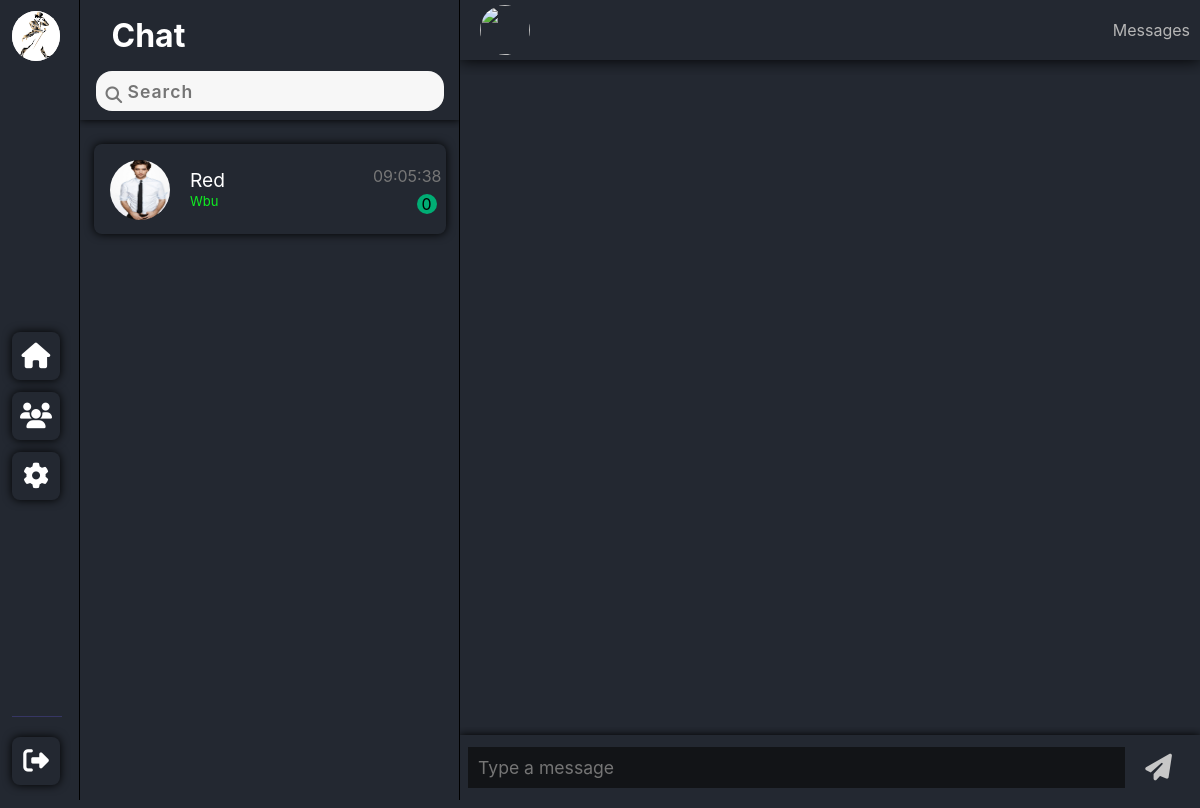
/php/chat.php (signed in), run on the app's committed database.
### tables this page shows
CREATE TABLE `users` (
  `user_id` int(7) NOT NULL,
  `name` varchar(255) NOT NULL,
  `email_id` varchar(255) NOT NULL,
  `password` varchar(255) NOT NULL,
  `login` int(1) DEFAULT NULL,
  `bio` varchar(1023) DEFAULT NULL,
  `dob` date DEFAULT NULL,
  `gender` varchar(10) DEFAULT NULL,
  `country` varchar(255) DEFAULT NULL,
  `user_profile` varchar(255) NOT NULL DEFAULT 'default_pic.svg'
);

CREATE TABLE `users_chat` (
  `msg_id` int(11) NOT NULL,
  `sender_id` int(10) NOT NULL,
  `receiver_id` int(10) NOT NULL,
  `msg_content` varchar(1023) NOT NULL,
  `msg_status` text NOT NULL,
  `msg_date` timestamp NOT NULL DEFAULT current_timestamp() ON UPDATE current_timestamp()
);

### php/userlist.php (the view, shortened to what this page needs)
<div class="chat-column">
    <div class="top">
        <div id="toprow">
            <h1 class="heading">Chat</h1>
        </div>
        <div class="search-bar">
            <input type="text" placeholder="Search" onkeyup="searchUser()" id="search-input"
                style=" margin: -1rem 0;" />
            <button type="submit" id="search-btn" style="top: 0px;">
            </button>
        </div>
    </div>
    <div class="chat-navbar-rows">
        <?php
include_once 'connectdb.php';
$email = $_SESSION['email'];
$query = "SELECT * FROM users WHERE email_id='$email'";
$result = mysqli_query($link, $query);
$row = mysqli_fetch_array($result);
$user = $row['user_id'];
$users = "SELECT DISTINCT receiver_id,u.user_id,u.name,u.user_profile,u.login FROM users_chat uc JOIN users u ON u.user_id=uc.receiver_id WHERE sender_id='$user'";
$run_user = mysqli_query($link, $users);
while ($row = mysqli_fetch_array($run_user)) {
    $user_id = $row['user_id'];
    $user_profile = $row['user_profile'];
    $name = $row['name'];
    $qry = "SELECT * FROM users_chat WHERE (sender_id='$user' AND receiver_id='$user_id') OR (sender_id='$user_id' AND receiver_id='$user') ORDER BY msg_id DESC LIMIT 1";
    $run_query = mysqli_query($link, $qry);
    $row = mysqli_fetch_assoc($run_query);
    $message = $row['msg_content'];
    $time = $row['msg_date'];
    $date = explode(' ', $time);
    $qry2 = "SELECT COUNT(*) AS count FROM users_chat where sender_id='$user_id' AND receiver_id='$user' AND msg_status='UNREAD'";
    $res = mysqli_query($link, $qry2);
    $row1 = mysqli_fetch_assoc($res);
    $count = $row1['count'];
    echo "<div class='row'>
    <img src=" . "../uploads/" . $user_profile . " />
    <div class='mid'>
    <h1 id='username'>
    <a style='color:white; text-decoration:none;' href='chat.php?user_id=$user_id'>$name</a>
    </h1>
    <p style='color:rgb(15, 238, 34);font-size:13px;' class='last-message'>$message</p>
    </div>
    <div class='right'>
    <p style='margin-right: -20px;position: relative;right: 15px;' class='last-message-time'>$date[1]</p>
    <p id='unread-message-count'>$count</p>
    </div>
    </div>";
}
?>
    </div>
</div>

### php/sidebar.php (shortened to what this page needs)
<?php
include 'connectdb.php';
$email = $_SESSION['email'];
$sql = "SELECT * FROM users WHERE `email_id` = '$email'";
$res = mysqli_query($link, $sql);
$r = mysqli_fetch_assoc($res);
?>
<!DOCTYPE html>
<html lang="en">
<head>
    <link rel="stylesheet" href="../css/global.css">
    <link rel="stylesheet" href="../css/sidebar.css">
</head>
<body>
    <div class="sidebar">
        <ul>
            <li>
                <a href="settings.php" id="sidebar_profile_pic">
                    <?php echo "<img src=" . "../uploads/" . $r['user_profile'] . " />" ?>
                </a>
            </li>
            <li>
                <a href="chat.php" class="s-btn">
                    <i class="fas fa-2x fa-home"></i>
                </a>
            </li>
            <li>
                <a href="find_user.php" class="s-btn">
                    <i class="fas fa-users"></i>
                </a>
            </li>
            <li>
                <a href="settings.php" class="settings s-btn">
                    <i class="fas fa-2x fa-cog"></i>
                </a>
            </li>
            <li>
                <a href="logout.php" class="signout s-btn">
                    <i class="fa fa-2x fa-sign-out"></i>
                </a>
            </li>
        </ul>
    </div>
</body>
</html>

### css/chat.css (style rules this page uses)
* { padding: 0; margin: 0; box-sizing: border-box; font-family: -apple-system, BlinkMacSystemFont, "Segoe UI", Roboto, Oxygen, Ubuntu, Cantarell, "Open Sans", "Helvetica Neue", sans-serif; }
html, body { margin: 0; height: 100vh; overflow: hidden; background: #232831; }
p::first-letter { text-transform: capitalize; }
button { border: none; background: transparent; }
.chat-column { display: flex; flex-direction: column; align-items: center; justify-content: center; width: 380px; height: inherit; border-right: 1px solid #000; background: #232831; }
.chat-column .top { position: absolute; top: 0; height: 15vh; width: inherit; padding: 1rem; box-shadow: 0 0 8px #000; clip-path: inset(0px 0px -8px 0px); }
.chat-column .top .heading { font-size: 1.5rem; font-weight: bold; color: #fff; }
#toprow { display: flex; justify-content: space-between; padding: 0 1rem 1rem 1rem; }
#toprow h1 { font-size: 2rem; }
.chat-column .chat-navbar-rows { position: absolute; top: 16vh; overflow-y: scroll; scroll-behavior: smooth; height: 85vh; }
.chat-column .search-bar { position: relative; margin: 1rem 0; display: flex; }
#search-input { border: none; height: 2.5rem; width: 100%; padding: 1rem 1rem 1rem 2rem; border-radius: 1rem; outline: none; font-size: 1.1rem; font-weight: 600; overflow-x: scroll; color: #495057; letter-spacing: 1px; background-color: #f7f7f7; }
#search-btn { position: absolute; left: 10px; top: 13px; z-index: 1; }
.chat-navbar-rows .row { width: 352px; height: 90px; padding: 1rem; margin: 1rem 15px; display: grid; grid-template-columns: 22% 50% 15%; grid-template-areas: "left mid mid..."; align-items: center; border-radius: 0.5rem; background-color: #232831; color: #f7f7f7; box-shadow: 0 0 10px #000; transition: 0.2s ease-out; }
.chat-navbar-rows .row img { border-radius: 50%; height: 60px; width: 60px; grid-area: left; }
.chat-navbar-rows .row .mid { grid-area: mid; display: flex; flex-direction: column; position: relative; left: 10px; top: 0px; }
.chat-navbar-rows .row .mid h1 { font-size: 1.2rem; font-weight: 400; }
.chat-navbar-rows .row .mid p { color: #777777; line-height: 1.2rem; height: 1.3rem; width: 175px; }
.chat-navbar-rows .row .mid p, .chat-navbar-rows .row .mid h1 { text-overflow: ellipsis; overflow: hidden; white-space: nowrap; }
.chat-navbar-rows .row .right { display: flex; flex-direction: column; align-items: flex-end; }
.chat-navbar-rows .row .right #unread-message-count { background-color: rgb(0, 173, 116); width: 20px; height: 20px; border-radius: 50%; color: #000; display: flex; align-items: center; justify-content: center; }
.chat-navbar-rows .row .last-message-time { color: #777777; margin-bottom: 8px; }

### css/global.css (style rules this page uses)
:root { --btn-blue-bg: #0088ff; --bg-primary: #232831; --absolute-black: #000; --border-color: slategrey; }
* { margin: 0; padding: 0; font-family: -apple-system, BlinkMacSystemFont, "Segoe UI", Roboto, Oxygen, Ubuntu, Cantarell, "Open Sans", "Helvetica Neue", sans-serif; box-sizing: border-box; }
html, body { margin: 0; height: 100vh; overflow: hidden; }
p::first-letter, h1::first-letter { text-transform: capitalize; }
button { border: none; background: transparent; }
a { text-decoration: none; }
li { list-style: none; }
.search-bar { position: relative; margin: 1rem 0; display: flex; }
#search-input { border: none; height: 2.5rem; width: 100%; padding: 1rem 1rem 1rem 2rem; border-radius: 1rem; outline: none; font-size: 1.1rem; font-weight: 600; overflow-x: scroll; color: #495057; letter-spacing: 1px; background-color: #f7f7f7; }
#search-btn { position: absolute; left: 10px; top: 13px; z-index: 1; }

### css/sidebar.css (style rules this page uses)
.sidebar { width: 80px; height: 100vh; background-color: #232831; border-right: 1px solid rgb(0, 0, 0); }
.sidebar img { border-radius: 50%; width: 50px; height: 50px; background: #fff; }
.sidebar ul { list-style: none; margin: 0; padding: 0; display: flex; flex-direction: column; justify-content: space-between; padding: 0.75rem; border-radius: 10px; }
.sidebar li:last-child { position: absolute; top: 88vh; width: 50px; padding-top: 1.25rem; border-top: 1px solid #363664; }
.sidebar li:nth-child(2) { margin-top: 16rem; padding-top: 1rem; }
.sidebar li + li { margin-top: 0.75rem; }
.sidebar a { color: #fff; text-decoration: none; display: flex; align-items: center; justify-content: center; width: 3rem; height: 3rem; border-radius: 8px; position: relative; box-shadow: 0 0 10px #000; }
#sidebar_profile_pic { box-shadow: none; }
.sidebar a i { font-size: 1.6rem; }

### data on the page
users: user_profile (picture)
users: user_profile (picture), name "red", users_chat.msg_content "wbu", users_chat.msg_date "09:05:38", count "0"
